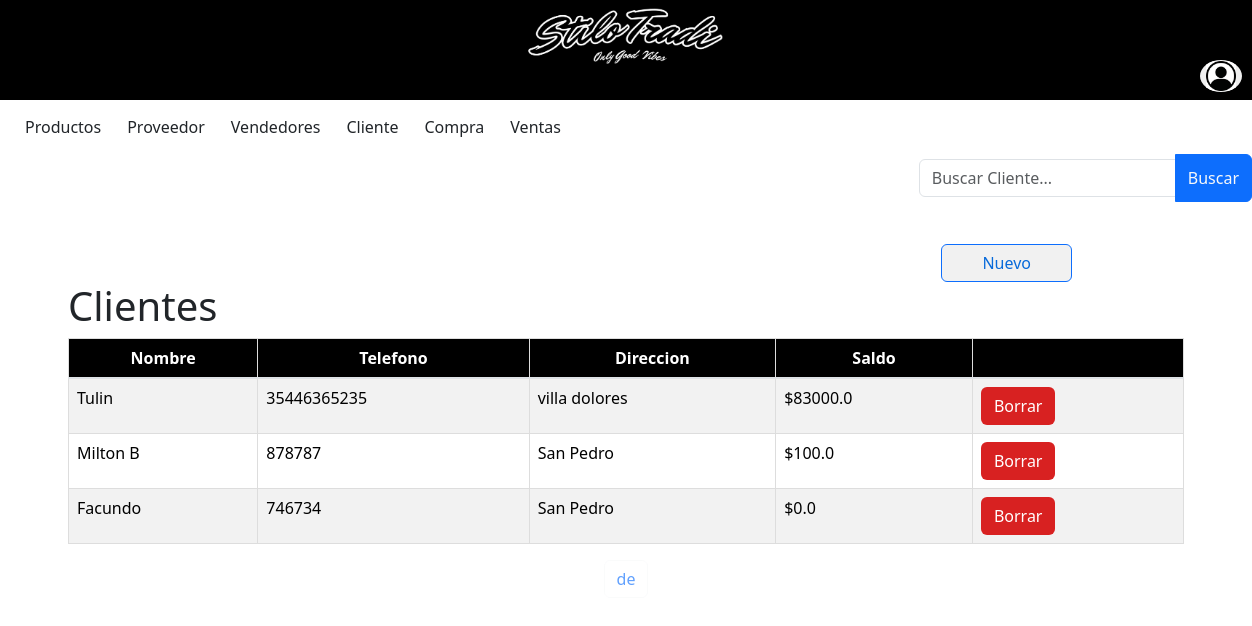
The page /cliente/ on the database as committed earlier.
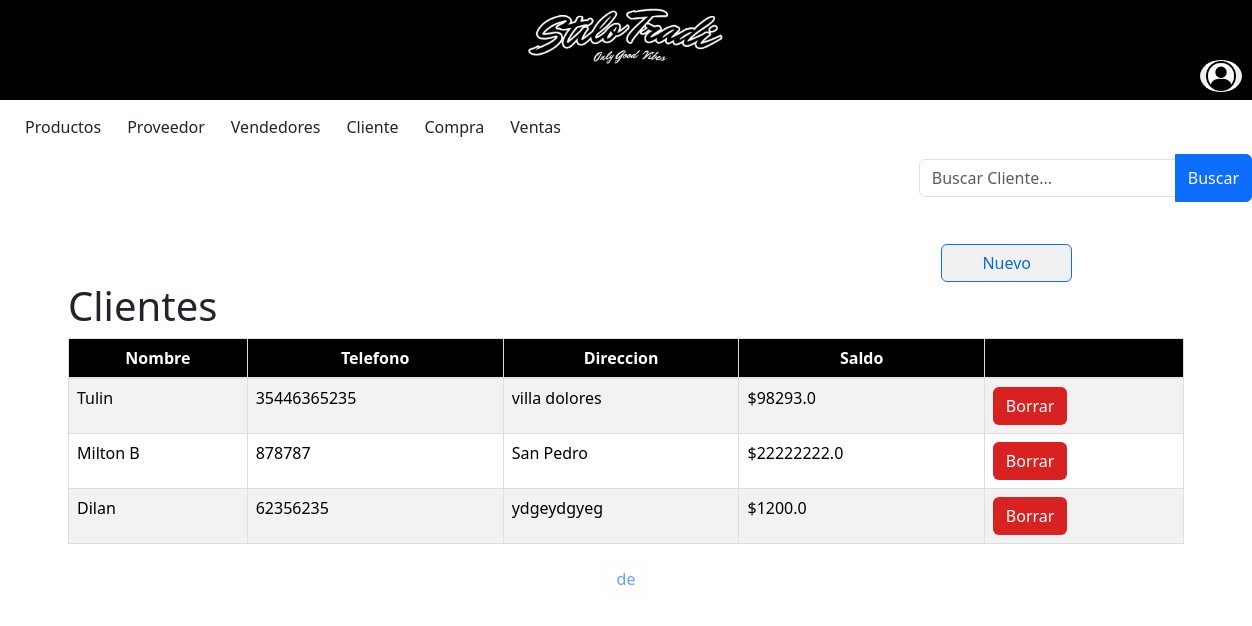
The same page on the database as committed later.
### miAplicacion/models.py (models this page shows, shortened)
class Cliente(models.Model):
    Nombre = models.CharField (max_length=50)
    Telefono = models.IntegerField ()
    Direccion = models.CharField (max_length=50)
    Saldo = models.FloatField ()

### miAplicacion/views.py (the view)
# urls.py: path('cliente/', views.tabla_cliente, name='cliente'),
def tabla_cliente(request):
    cliente = Cliente.objects.all()
    context = {'cliente': cliente}
    return render(request, 'cliente.html', context)

### miProyecto/templates/cliente.html (shortened to what this page needs)
{% include 'base.html' %}
{% block content %}
{% load bootstrap5 %}
{% load static %}
<!DOCTYPE html>
<div class="d-flex justify-content-end align-items-end mb-3">
    <form method="GET" action="{% url 'clienteLista' %}">
        <div class="input-group">
            <input type="text" class="form-control inputApagado" name="q" value="{{ query }}" placeholder="Buscar Cliente...">
            <button class="btn btn-primary text-light" type="submit">Buscar</button>
        </div>
    </form>
</div>
    <div class="d-flex justify-content-end  align-items-end">
        <a class="btn btn-primary custom-btn" href="{% url 'ClienteNuevo' %}">Nuevo</a></td>
    </div>
<head>
    {% bootstrap_css %}
</head>
<body>
    <div class="container">
        <h1>Clientes</h1>
        <table class="table table-striped table-hover">
            <thead>
                <tr>
                    <tr>
                        <th>Nombre</th>
                        <th>Telefono</th>
                        <th>Direccion</th>
                        <th>Saldo</th>
                        <th></th>
                    </tr>
                </tr>
            </thead>
            <tbody>
                {% for cliente in cliente %}
                <tr style ="cursor: pointer;" onclick="window.location.href='/cliente/ClienteModif/{{cliente.id}}'">
                    <td>{{ cliente.Nombre}}</td>
                    <td>{{ cliente.Telefono}}</td>
                    <td>{{ cliente.Direccion}}</td>
                    <td>${{ cliente.Saldo}}</td>
                    <td><a class="btn custom-btn2" href="/cliente/ClienteBorrar/{{cliente.id}}">Borrar</a>
                </tr>
                {% endfor %}
            </tbody>
        </table>
    </div>
    <div class="pagination justify-content-center">
        <span class="current-page btn btn-outline-light disabled text-primary mb-3">
            {{ page_obj.number }} de {{ page_obj.paginator.num_pages }}
        </span>
    </div>
</body>
</html>
{% endblock %}

Rows that differ between the two databases and show on the page:
removed Cliente: Nombre "Facundo", Telefono "746734", Direccion "San Pedro", Saldo "0.0"
changed Cliente "Tulin": Saldo "83000.0" → "98293.0"
changed Cliente "Milton B": Saldo "100.0" → "22222222.0"
added Cliente: Nombre "Dilan", Telefono "62356235", Direccion "ydgeydgyeg", Saldo "1200.0"
